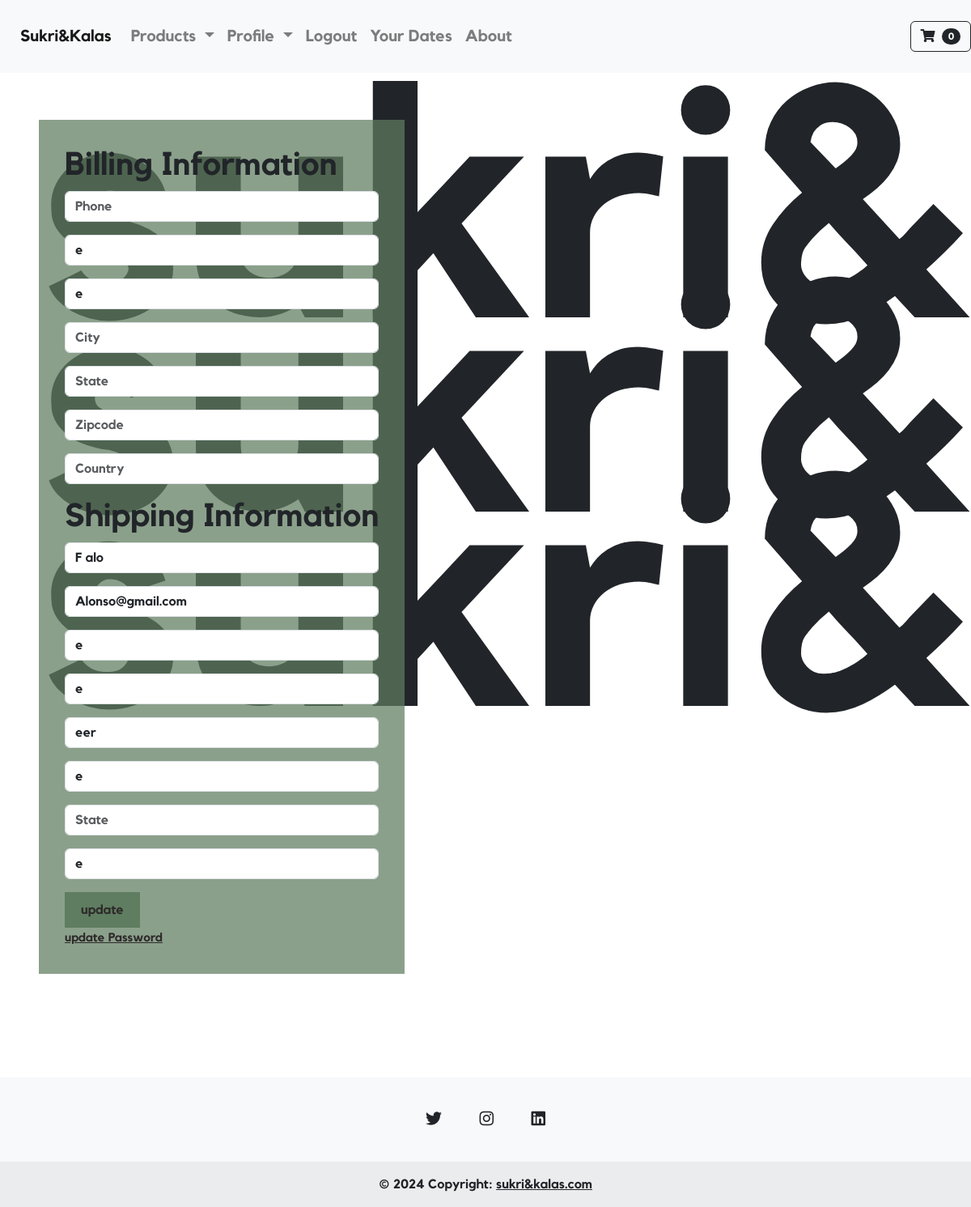
Page /update_info/ (signed in) on the committed database.
### core/models.py (models this page shows, shortened)
class Profile(models.Model):
    user =models.OneToOneField(User,on_delete=models.CASCADE)
    date_modified = models.DateTimeField(User,auto_now=True)
    phone= models.CharField(max_length=20,blank=True)
    address1= models.CharField(max_length=200,blank=True)
    address2= models.CharField(max_length=200,blank=True)
    city= models.CharField(max_length=200,blank=True)
    state= models.CharField(max_length=200,blank=True)
    zipcode= models.CharField(max_length=200,blank=True)
    country= models.CharField(max_length=200,blank=True)
    old_cart= models.CharField(max_length=200,blank=True,null=True)

### payment/models.py (models this page shows, shortened)
class ShippingAdress(models.Model):
    user=models.ForeignKey(User,on_delete=models.CASCADE,null=True,blank=True)
    shipping_full_name=models.CharField(max_length=255)
    shipping_email=models.CharField(max_length=255)
    shipping_address1=models.CharField(max_length=255)
    shipping_address2=models.CharField(max_length=255,null=True,blank=True)
    shipping_city=models.CharField(max_length=255)
    shipping_zipcode=models.CharField(max_length=255,null=True,blank=True)
    shipping_state=models.CharField(max_length=255,null=True,blank=True)
    shipping_country=models.CharField(max_length=255)
    class Meta:
        verbose_name_plural="Shipping Adress"

### core/views.py (the view)
# urls.py: path('update_info/',update_info,name='update_info'),
def update_info(request):
    if request.user.is_authenticated:
        current_user=Profile.objects.get(user__id=request.user.id)
        shipping_user=ShippingAdress.objects.get(user__id=request.user.id)
        form= UserInfoForm(request.POST or None, instance=current_user)
        shipping_form=ShippingForm(request.POST or None, instance=shipping_user)
        if form.is_valid() or shipping_form.is_valid():
            form.save()
            shipping_form.save()
            messages.success(request,"Your information has been updated successfully.")
            return redirect('frontpage')
        return render(request,"core/update_info.html",{'form':form,'shipping_form':shipping_form})
    else:
        messages.success(request, "Please log in first.")
        return redirect('frontpage')

### core/forms.py
class UserInfoForm(forms.ModelForm):
    phone = forms.CharField(label="", widget=forms.TextInput(attrs={'class': 'form-control', 'placeholder': 'Phone'}), required=False)
    address1 = forms.CharField(label="", widget=forms.TextInput(attrs={'class': 'form-control', 'placeholder': 'Address 1'}), required=False)
    address2 = forms.CharField(label="", widget=forms.TextInput(attrs={'class': 'form-control', 'placeholder': 'Address 2'}), required=False)
    city = forms.CharField(label="", widget=forms.TextInput(attrs={'class': 'form-control', 'placeholder': 'City'}), required=False)
    state = forms.CharField(label="", widget=forms.TextInput(attrs={'class': 'form-control', 'placeholder': 'State'}), required=False)
    zipcode = forms.CharField(label="", widget=forms.TextInput(attrs={'class': 'form-control', 'placeholder': 'Zipcode'}), required=False)
    country = forms.CharField(label="", widget=forms.TextInput(attrs={'class': 'form-control', 'placeholder': 'Country'}), required=False)
    class Meta:
        model = Profile
        fields = ('phone', 'address1', 'address2', 'city', 'state', 'zipcode', 'country',)

### cart/cart.py (called while the page is built)
    def __len__(self):
        return len(self.cart)

### cart/context_processors.py (called while the page is built)
def cart(request):
    return{'cart':Cart(request)}

### templates/core/update_info.html (shortened to what this page needs)
{% extends 'core/base.html' %}
{% load static%}
{% block content %}
<body>
   <link rel="stylesheet" href="{% static 'CSS/register.css' %}">
    <div class="cont">
        <div class="form">
            <h1>Billing Information </h1>
        <form method="POST" action="{% url 'update_info' %}">
                {{ form.as_p }}
                <h1>Shipping Information </h1>
                {{shipping_form.as_p}}
                <button type="submit" calss="btn btn-secondary">
                    update
                </button>
        </form>
        <a id="update_password" href="{% url 'update_password'%}"> update Password</a>
        </div>
        <div class="f">
            sukri&kalas sukri&kalas
            sukri&kalassukri&kalas
        </div>
    </div>
</body>
{% endblock%}

### templates/core/base.html (shortened to what this page needs)
{% load static %}
<!DOCTYPE html>
<html lang="en">
<head>
    <link rel="stylesheet" href="{% static 'CSS/base.css' %}">
    <link rel="stylesheet" href="https://stackpath.bootstrapcdn.com/bootstrap/4.3.1/css/bootstrap.min.css">
    <link rel="stylesheet" href="https://use.fontawesome.com/releases/v5.0.8/css/all.css">
    <link href="https://cdn.jsdelivr.net/npm/bootstrap@5.3.2/dist/css/bootstrap.min.css" rel="stylesheet">
</head>
<body>
    <nav class="navbar navbar-expand-lg navbar-light bg-light fixed-top">
        <a class="navbar-brand" href="{% url 'frontpage' %}">Sukri&Kalas</a>
        <div class="collapse navbar-collapse" id="navbarNav">
          <ul class="navbar-nav">
            <li class="nav-item">
              <li class="nav-item dropdown">
                <a class="nav-link dropdown-toggle" href="#" id="navbarDarkDropdownMenuLink" role="button" data-bs-toggle="dropdown" aria-expanded="false">
                  Products
                </a>
              </li>
            </li>
            {% if user.is_authenticated %}
              <li class="nav-item">
                <li class="nav-item dropdown">
                  <a class="nav-link dropdown-toggle" href="#" id="navbarDarkDropdownMenuLink" role="button" data-bs-toggle="dropdown" aria-expanded="false">
                    Profile
                  </a>
                </li>
              </li>
              <li class="nav-item">
                <a class="nav-link " href="{% url 'logout' %}">Logout</a>
             </li>
            {% endif %}
            <li class="nav-item">
              <a class="nav-link " href="{% url 'yourDates' %}">Your Dates</a>
            </li>
            <li class="nav-item">
              <a class="nav-link " href="{% url 'aboutPage' %}">About</a>
            </li>
          </ul>
          {% if not request.path == '/' and not request.path == '/register/' and not request.path == '/login/' %}
            <ul class="navbar-nav ms-auto">
              <form class="d-flex">
                <a href="{% url 'cart_summary' %}">
                  <button class="btn btn-outline-dark" type="button" >
                    <i class="fa fa-shopping-cart" aria-hidden="true"></i>
                     <span class="badge bg-dark text-white ms-1 rounded-pill" id="cart_quantity">{{cart|length}}</span>
                  </button>
                </a>
              </form>
          </ul>
          {% endif %}
        </div>
    </nav>
    {% block content%}
    {% endblock %}
</body>
<footer class="text-center bg-body-tertiary">
  <div class="containerf pt-4">
    <section class="mb-4">
      <a
        data-mdb-ripple-init
        class="btn btn-link btn-floating btn-lg text-body m-1"
        href="#!"
        role="button"
        data-mdb-ripple-color="dark"
        ><i class="fab fa-twitter"></i
      ></a>
      <a
        data-mdb-ripple-init
        class="btn btn-link btn-floating btn-lg text-body m-1"
        href="#!"
        role="button"
        data-mdb-ripple-color="dark"
        ><i class="fab fa-instagram"></i
      ></a>
      <a
        data-mdb-ripple-init
        class="btn btn-link btn-floating btn-lg text-body m-1"
        href="#!"
        role="button"
        data-mdb-ripple-color="dark"
        ><i class="fab fa-linkedin"></i
      ></a>
    </section>
  </div>
  <div class="text-center p-3" style="background-color: rgba(0, 0, 0, 0.05);">
    © 2024 Copyright:
    <a class="text-body" href="https://sukri&kalas.com/">sukri&kalas.com</a>
  </div>
</footer>
</html>

### core/static/CSS/base.css (style rules this page uses)
.navbar-brand { font-family: 'kollektif-Bold' , 'Helvetica', Tahoma; padding-left: 25px; }
.navbar { min-height: 90px; font-family: 'Kollektif-Bold' ,'Helvetica', Tahoma; font-size: 20px; }
* { font-family: 'kollektif-Bold','Helvetica'; }
.btn.btn-link { background-color: #e7d88f00; text-decoration: none; color: black; font-size: 20px; }

### core/static/CSS/register.css (style rules this page uses)
body { padding-top: 100px; }
.cont { display: flex; justify-content: space-between; margin: 1em; padding: 2em; margin-bottom: 6em; }
.form { background-color: #5f7d60b9; padding: 2em; position: relative; z-index: 1; }
.f { position: fixed; bottom: 7; right: 10; z-index: -1; font-size: 25em; line-height: .6em; }
button { padding: 10px 20px; font-size: 16px; background-color: #5f7d60; color: #2e2a2a; border: none; cursor: pointer; transition: background-color 0.3s; }
#update_password { color: #2e2a2a; font-size: 15px; }

### rows in the picture
Profile: address1 "e", address2 "e"
ShippingAdress: shipping_full_name "F alo", shipping_email "Alonso@gmail.com", shipping_address1 "e", shipping_address2 "e", shipping_city "eer", shipping_zipcode "e", shipping_country "e"

### other values in the picture
{{ cart|length }} "0"
